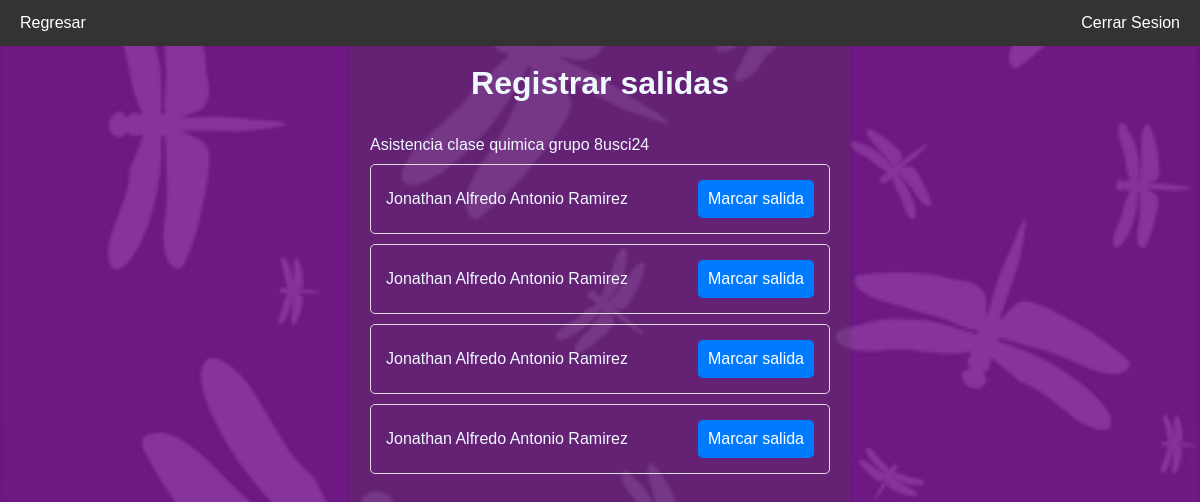
/salidasevento.php?idEvento=1 (signed in), run on the app's committed database.
### tables this page shows
CREATE TABLE `evento` (
  `idEvento` int(11) NOT NULL,
  `descripcion` varchar(100) DEFAULT NULL,
  `fecha` date DEFAULT NULL,
  `idEncargado` int(11) DEFAULT NULL
);

CREATE TABLE `persona` (
  `idPersona` int(20) NOT NULL,
  `nombre` varchar(100) DEFAULT NULL,
  `apPaterno` varchar(100) DEFAULT NULL,
  `apMaterno` varchar(100) DEFAULT NULL,
  `telefono` varchar(20) DEFAULT NULL,
  `correo` varchar(100) DEFAULT NULL,
  `sexo` varchar(10) DEFAULT NULL,
  `idTipoPersona` int(11) DEFAULT NULL
);

### salidasevento.php (the view, shortened to what this page needs)
<?php
$pdo = Database::getInstance();
$idEvento = isset($_GET['idEvento']) ? $_GET['idEvento'] : 'Desconocido';
?>
<!DOCTYPE html>
<html lang="en">
<head>
    <link rel="stylesheet" href="assets/css/base.css">
    <link rel="stylesheet" href="assets/css/layout.css">
    <link rel="stylesheet" href="assets/css/components.css">
</head>
<body>
    <?php
        try {
            $sql = "
            SELECT e.descripcion, e.fecha, CONCAT(p.nombre,' ',p.apPaterno,' ',p.apMaterno) as nombre
            FROM evento e
            JOIN persona p ON p.idPersona = e.idEncargado
            WHERE e.idEvento = :idEvento
            ";
            $stmt = $pdo->prepare($sql);
            $stmt->bindParam(':idEvento', $idEvento, PDO::PARAM_INT);
            $stmt->execute();
            $datosEvento = $stmt->fetch(PDO::FETCH_ASSOC);
        } catch (PDOException $e) {
            echo 'Query failed: ' . $e->getMessage();
        }
        try {
            $sql = "
            SELECT CONCAT(p.nombre,' ',p.apPaterno,' ',p.apMaterno) as nombre,
            p.idPersona
            FROM asistencia a
            JOIN persona p ON p.idPersona = a.idPersona
            WHERE a.idEvento = :idEvento
            AND a.salida IS NULL
            ";
            $stmt = $pdo->prepare($sql);
            $stmt->bindParam(':idEvento', $idEvento, PDO::PARAM_INT);
            $stmt->execute();
            $datosAsistentes = $stmt->fetchAll(PDO::FETCH_ASSOC);
        } catch (PDOException $e) {
            echo 'Query failed: ' . $e->getMessage();
        }
    ?>
    <div class="container centered">
        <div class="card" style="text-align: left;">
            <div class="navbar">
                <a href="evento.php">Regresar</a>
                <a href='index.php?exit=true' style="float: right;">Cerrar Sesion</a>
            </div>
            <div class="title">
                <h1>Registrar salidas</h1>
            </div>
            <br><p ><?php echo $datosEvento['descripcion'];?></p>
            <?php
                if (!empty($datosAsistentes)) {
                    foreach ($datosAsistentes as $row) {
                        echo "
                        <div class='report-card'>
                            <div class='report-details'>
                                <p>".$row['nombre']."</p>
                            </div>
                            <form action='controller/registrarSalidas.php' class='form' method='POST'>
                                <input type='hidden' name='idEvento' value='".$idEvento."'>
                                <input type='hidden' name='idPersona' value='".$row['idPersona']."'>
                                <button type='submit' class='btn-primary'>Marcar salida</button>
                            </form>
                        </div>
                        ";
                    }
                } else {
                    echo "
                    <div class='report-card'>
                        <p>No se requiere registrar ninguna salida</p>
                    </div>
                    ";
                }
            ?>
        </div>
    </div>
</body>
</html>

### assets/css/base.css (style rules this page uses)
* { margin: 0; padding: 0; box-sizing: border-box; }
body { font-family: Arial, sans-serif; background-color: #cfd8dc; display: flex; justify-content: center; align-items: center; background-image: url("../imgs/fondo-morado.png"); background-repeat: no-repeat, repeat; background-size: cover; background-position: center; background-attachment: fixed; }
a { text-decoration: none; color: inherit; cursor: pointer; }
h1, h2, h3, h4, h5, h6 { margin-bottom: 1rem; }

### assets/css/layout.css (style rules this page uses)
.container { width: 100%; max-width: 1200px; margin: 0 auto; margin-top: 45px; }
.centered { display: flex; justify-content: center; align-items: center; height: 100%; }
.card { background-color: #4745483e; padding: 20px; box-shadow: 0 2px 4px rgba(0, 0, 0, 0.1); width: 100%; height: 100%; max-width: 500px; min-height: 100vh; box-sizing: border-box; color: aliceblue; }
.title { text-align: center; }
.navbar { width: 100%; background-color: #333; overflow: hidden; position: fixed; top: 0; left: 0; z-index: 1000; }
.navbar a { float: left; display: block; color: white; text-align: center; padding: 14px 20px; text-decoration: none; }

### assets/css/components.css (style rules this page uses)
.form { display: flex; flex-direction: column; }
.form .btn-primary { padding: 10px; border: none; border-radius: 5px; background-color: #007bff; color: white; font-size: 16px; cursor: pointer; transition: background-color 0.3s ease; }
.report-card { padding: 15px; margin: 10px 0; border: 1px solid #ddd; border-radius: 5px; display: flex; justify-content: space-between; align-items: center; }
.report-details { flex-grow: 1; }
.report-card p { margin: 5px 0; }
.report-card button { margin-left: 20px; }

### data on the page
evento: descripcion "Asistencia clase quimica grupo 8usci24"
persona: nombre "Jonathan Alfredo Antonio Ramirez"
